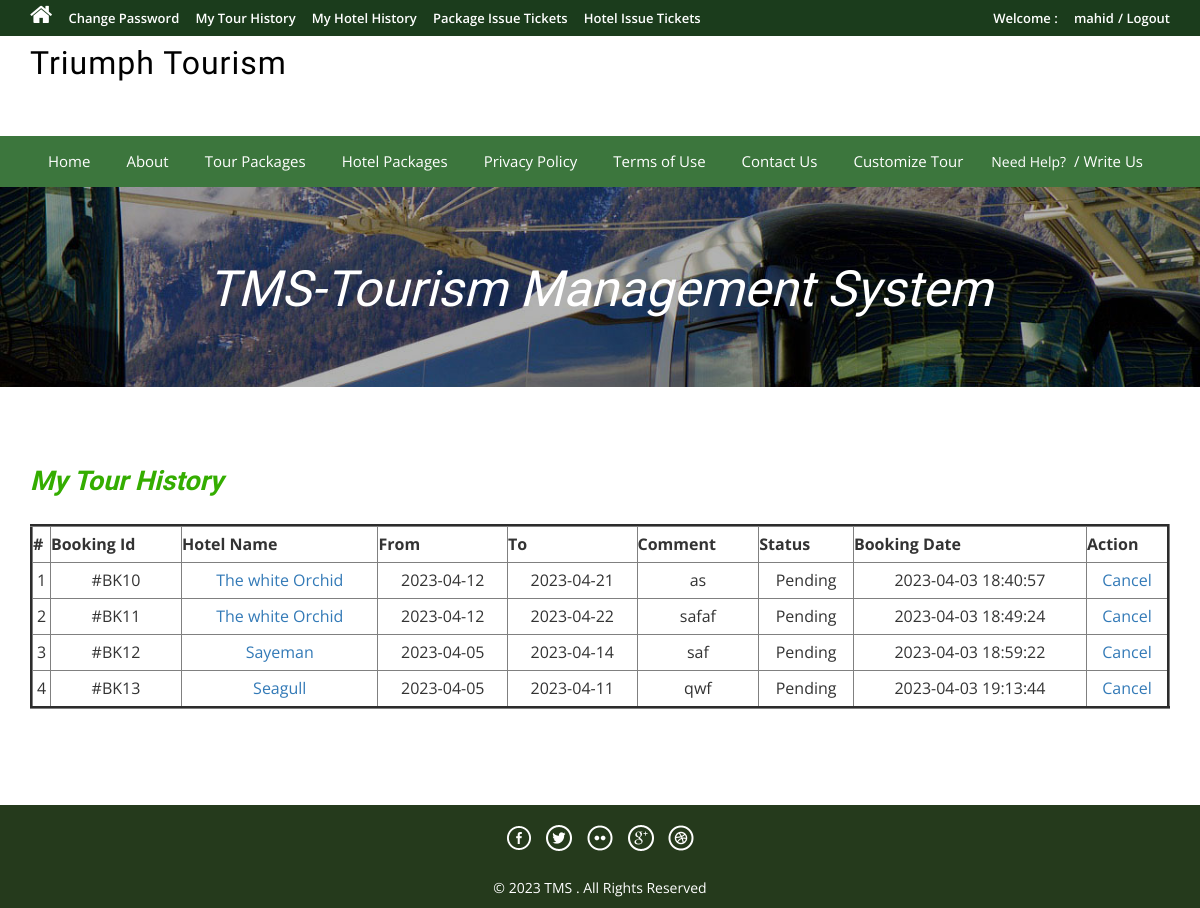
Screenshot of /hotel-history.php (signed in) with the database file from the repository.
### tables this page shows
CREATE TABLE `hotelbooking` (
  `BookingId` int(11) NOT NULL,
  `HotelId` int(11) DEFAULT NULL,
  `UserEmail` varchar(100) DEFAULT NULL,
  `FromDate` varchar(100) DEFAULT NULL,
  `ToDate` varchar(100) DEFAULT NULL,
  `Comment` mediumtext DEFAULT NULL,
  `RegDate` timestamp NULL DEFAULT current_timestamp(),
  `status` int(11) DEFAULT NULL,
  `CancelledBy` varchar(5) DEFAULT NULL,
  `UpdationDate` timestamp NULL DEFAULT NULL ON UPDATE current_timestamp()
);

CREATE TABLE `hoteltourhotels` (
  `HotelId` int(11) NOT NULL,
  `HotelName` varchar(200) DEFAULT NULL,
  `HotelType` varchar(150) DEFAULT NULL,
  `HotelLocation` varchar(100) DEFAULT NULL,
  `HotelPrice` int(11) DEFAULT NULL,
  `HotelFetures` varchar(255) DEFAULT NULL,
  `HotelDetails` mediumtext DEFAULT NULL,
  `HotelImage` varchar(100) DEFAULT NULL,
  `Creationdate` timestamp NULL DEFAULT current_timestamp(),
  `UpdationDate` timestamp NULL DEFAULT NULL ON UPDATE current_timestamp()
);

### hotel-history.php (the view, shortened to what this page needs)
<?php
include('includes/config.php');
if (strlen($_SESSION['login']) == 0) {
    header('location:index.php');
} else {
?>
    <!DOCTYPE HTML>
    <html>
    <head>
        <link href="css/bootstrap.css" rel='stylesheet' type='text/css' />
        <link href="css/style.css" rel='stylesheet' type='text/css' />
        <link href="css/font-awesome.css" rel="stylesheet">
        <link href="css/animate.css" rel="stylesheet" type="text/css" media="all">
    </head>
    <body>
        <div class="top-header">
            <?php include('includes/header.php'); ?>
            <div class="banner-1 ">
                <div class="container">
                    <h1 class="wow zoomIn animated animated" data-wow-delay=".5s" style="visibility: visible; animation-delay: 0.5s; animation-name: zoomIn;">TMS-Tourism Management
                        System</h1>
                </div>
            </div>
            <div class="privacy">
                <div class="container">
                    <h3 class="wow fadeInDown animated animated" data-wow-delay=".5s" style="visibility: visible; animation-delay: 0.5s; animation-name: fadeInDown;">My Tour History</h3>
                    <form name="chngpwd" method="post" onSubmit="return valid();">
                        <p>
                        <table border="3" width="100%">
                            <tr align="center">
                                <th>#</th>
                                <th>Booking Id</th>
                                <th>Hotel Name</th>
                                <th>From</th>
                                <th>To</th>
                                <th>Comment</th>
                                <th>Status</th>
                                <th>Booking Date</th>
                                <th>Action</th>
                            </tr>
                            <?php
                            $uemail = $_SESSION['login'];;
                            $sql = "SELECT hotelbooking.BookingId as bookid,hotelbooking.HotelId as pkgid,hoteltourhotels.HotelName as hotelname,hotelbooking.FromDate as fromdate,hotelbooking.ToDate as todate,hotelbooking.Comment as comment,hotelbooking.status as status,hotelbooking.RegDate as regdate,hotelbooking.CancelledBy as cancelby,hotelbooking.UpdationDate as upddate from hotelbooking join hoteltourhotels on hoteltourhotels.HotelId=hotelbooking.HotelId where UserEmail=:uemail";
                            $query = $dbh->prepare($sql);
                            $query->bindParam(':uemail', $uemail, PDO::PARAM_STR);
                            $query->execute();
                            $results = $query->fetchAll(PDO::FETCH_OBJ);
                            $cnt = 1;
                            if ($query->rowCount() > 0) {
                                foreach ($results as $result) {    ?>
                                    <tr align="center">
                                        <td><?php echo htmlentities($cnt); ?></td>
                                        <td>#BK<?php echo htmlentities($result->bookid); ?></td>
                                        <td><a href="hotel-details.php?pkgid=<?php echo htmlentities($result->pkgid); ?>"><?php echo htmlentities($result->hotelname); ?></a>
                                        </td>
                                        <td><?php echo htmlentities($result->fromdate); ?></td>
                                        <td><?php echo htmlentities($result->todate); ?></td>
                                        <td><?php echo htmlentities($result->comment); ?></td>
                                        <td><?php if ($result->status == 0) {
                                                echo "Pending";
                                            }
                                            ?></td>
                                        <td><?php echo htmlentities($result->regdate); ?></td>
                                        <?php if ($result->status == 2) {
                                        ?><td>Cancelled</td>
                                        <?php } else { ?>
                                            <td><a href="hotel-history.php?bkid=<?php echo htmlentities($result->bookid); ?>" onclick="return confirm('Do you really want to cancel booking')">Cancel</a></td>
                                        <?php } ?>
                                    </tr>
                            <?php $cnt = $cnt + 1;
                                }
                            } ?>
                        </table>
                        </p>
                    </form>
                </div>
            </div>
            <?php include('includes/footer.php'); ?>
    </body>
    </html>
<?php } ?>

### rows the page displays
hotelbooking: BookingId "10", HotelId.HotelName "The white Orchid", FromDate "2023-04-12", ToDate "2023-04-21", Comment "as", status "Pending", RegDate "2023-04-03 18:40:57"
hotelbooking: BookingId "11", HotelId.HotelName "The white Orchid", FromDate "2023-04-12", ToDate "2023-04-22", Comment "safaf", status "Pending", RegDate "2023-04-03 18:49:24"
hotelbooking: BookingId "12", HotelId.HotelName "Sayeman", FromDate "2023-04-05", ToDate "2023-04-14", Comment "saf", status "Pending", RegDate "2023-04-03 18:59:22"
hotelbooking: BookingId "13", HotelId.HotelName "Seagull", FromDate "2023-04-05", ToDate "2023-04-11", Comment "qwf", status "Pending", RegDate "2023-04-03 19:13:44"

### other values shown
$username "mahid"
